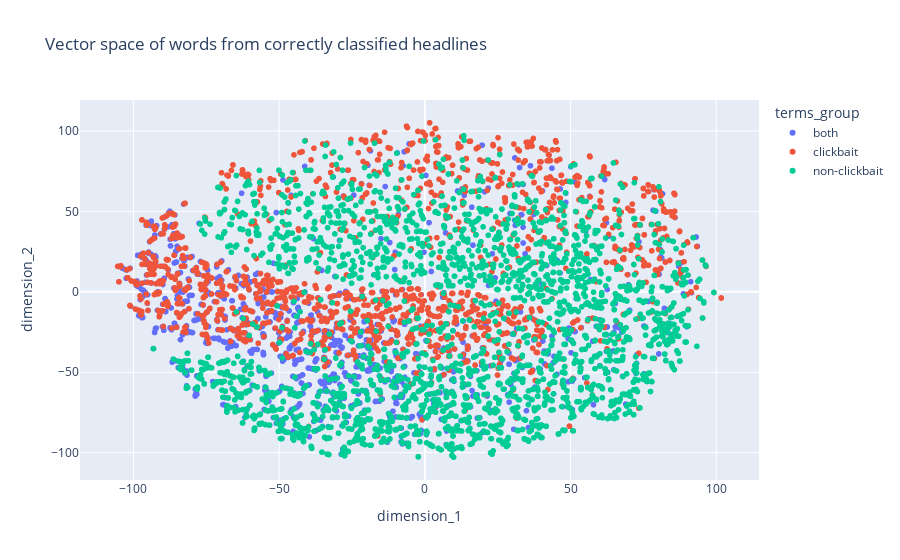

Source (notebook cell):
### Code cell
fig = px.scatter(
    correct_plotting_sample,
    x = "dimension_1",
    y = "dimension_2",
    color = "terms_group",
    title = "Vector space of words from correctly classified headlines",
    custom_data=["terms", "terms_group"]
)
fig.update_traces(
    hovertemplate = "<br>".join([
        "Word: %{customdata[0]}",
        "Terms group: %{customdata[1]}"
    ])
)
fig.show()

### Figure 1 — Plotly figure (JSON) as saved in the notebook; plotly's stock layout.template omitted (floating-point values rounded to 4 significant figures; data arrays with more than 128 entries replaced by an {"elided": "..."} marker saying what was removed)
{"data": [{"customdata": {"elided": "1629x2 str values"}, "hovertemplate": "Word: %{customdata[0]}<br>Terms group: %{customdata[1]}", "legendgroup": "both", "marker": {"color": "#636efa", "symbol": "circle"}, "mode": "markers", "name": "both", "showlegend": true, "x": {"elided": "1629 float values"}, "xaxis": "x", "y": {"elided": "1629 float values"}, "yaxis": "y", "type": "scattergl"}, {"customdata": {"elided": "1830x2 str values"}, "hovertemplate": "Word: %{customdata[0]}<br>Terms group: %{customdata[1]}", "legendgroup": "clickbait", "marker": {"color": "#EF553B", "symbol": "circle"}, "mode": "markers", "name": "clickbait", "showlegend": true, "x": {"elided": "1830 float values"}, "xaxis": "x", "y": {"elided": "1830 float values"}, "yaxis": "y", "type": "scattergl"}, {"customdata": {"elided": "2805x2 str values"}, "hovertemplate": "Word: %{customdata[0]}<br>Terms group: %{customdata[1]}", "legendgroup": "non-clickbait", "marker": {"color": "#00cc96", "symbol": "circle"}, "mode": "markers", "name": "non-clickbait", "showlegend": true, "x": {"elided": "2805 float values"}, "xaxis": "x", "y": {"elided": "2805 float values"}, "yaxis": "y", "type": "scattergl"}], "layout": {"xaxis": {"anchor": "y", "domain": [0.0, 1.0], "title": {"text": "dimension_1"}}, "yaxis": {"anchor": "x", "domain": [0.0, 1.0], "title": {"text": "dimension_2"}}, "legend": {"title": {"text": "terms_group"}, "tracegroupgap": 0}, "title": {"text": "Vector space of words from correctly classified headlines"}}}
